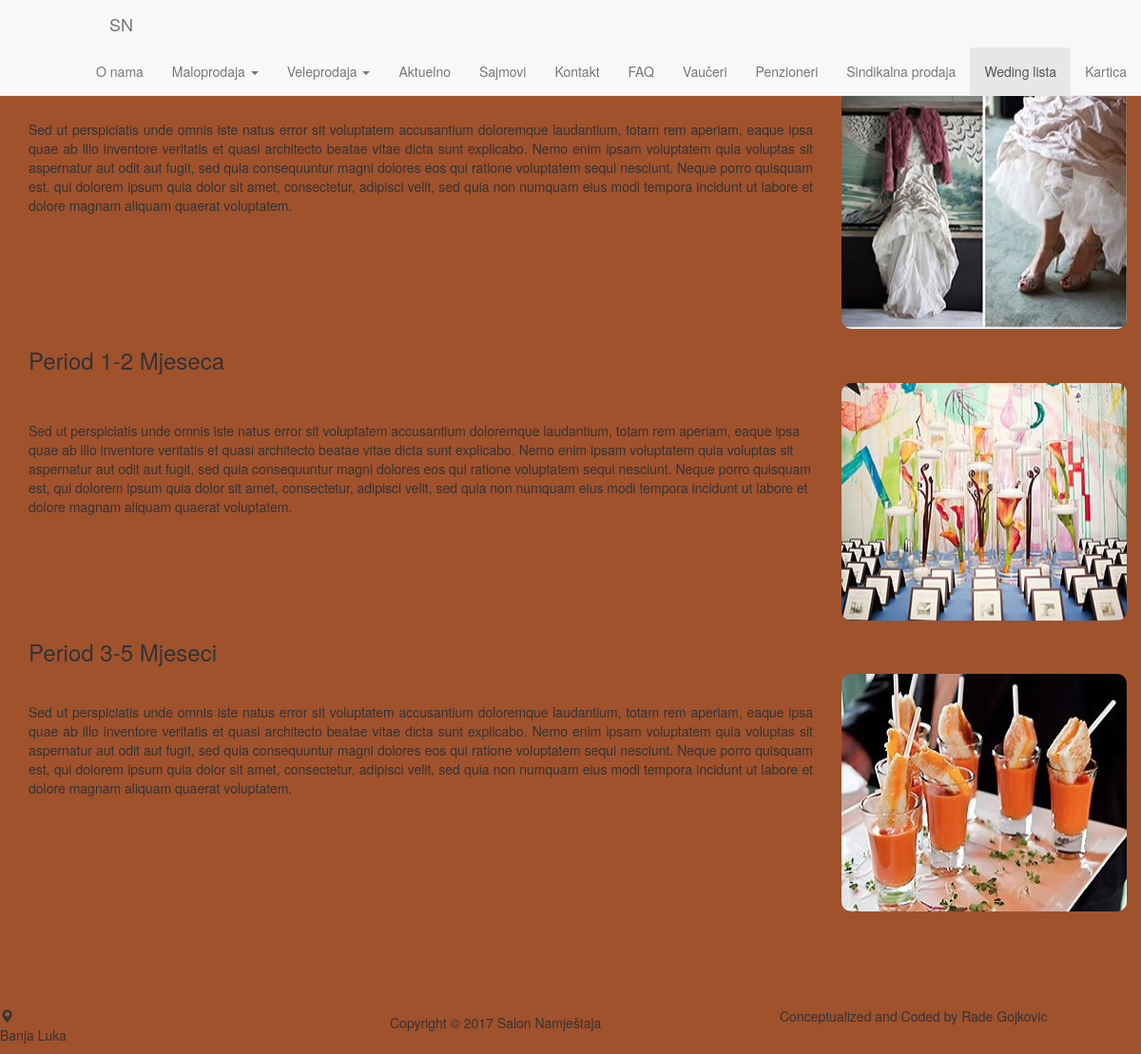
Screenshot of /weding_lista.php with the database file from the repository.
### tables this page shows
CREATE TABLE IF NOT EXISTS `weding` (
  `id_weding` int(11) NOT NULL AUTO_INCREMENT,
  `naslov3weding` text NOT NULL,
  `tekst3weding` text NOT NULL,
  `slika3weding` text NOT NULL,
  PRIMARY KEY (`id_weding`)
);

### weding_lista.php (the view, shortened to what this page needs)
<?php include 'includes/db.php'; ?>
<!doctype html>
<html>
<head>
		<link rel="stylesheet" type="text/css" href="css/bootstrap.min.css">
		<link rel="stylesheet" type="text/css" href="custom.css">
</head>
<body id="tijelo" >
<header class="navbar navbar-default navbar-fixed-top">
    <div class="">
        <a href="index.php" class="navbar-brand" style="margin-left: 100px;">SN</a>
        <ul class="nav navbar-nav navbar-right" style="margin-right: auto;">
           	<li><a href="index.php">O nama</a></li>
           	<li class="dropdown">
			  <a href="#" class="dropdown-toggle" data-toggle="dropdown" role="button" aria-haspopup="true" aria-expanded="false">Maloprodaja <span class="caret"></span></a>
			</li>
           	<li class="dropdown">
			  <a href="#" class="dropdown-toggle" data-toggle="dropdown" role="button" aria-haspopup="true" aria-expanded="false">Veleprodaja <span class="caret"></span></a>
			</li>
           	<li><a href="aktuelno.php">Aktuelno</a></li>
           	<li><a href="sajmovi.php">Sajmovi</a></li>
            <li><a href="contact.php">Kontakt</a></li>
            <li><a href="faq.php">FAQ</a></li>
            <li><a href="vauceri.php">Vaučeri</a></li>
            <li><a href="penzioneri.php">Penzioneri</a></li>
            <li><a href="sindikalna_prodaja.php">Sindikalna prodaja</a></li>
            <li class="active"><a href="weding_lista.php">Weding lista</a></li>
            <li><a href="kartica.php">Kartica</a></li>
        </ul>
    </div>
</header>
<div style="margin:auto;">
	<div class="container"><br>
		<?php
			$sel_sql = "SELECT * FROM weding ORDER BY id_weding DESC";
			$run_sql = mysqli_query($conn,$sel_sql);
			while($rows = mysqli_fetch_assoc($run_sql)){
				echo '
					<h3>'.$rows['naslov3weding'].'</h3>
					<div class="row col-sm-9">
						<p class="pull-left" style="width: 100%; margin-right: 20px; margin-top: 30px; text-align: justify">'.$rows['tekst3weding'].'</p>
					</div>
					<div class="row">
						<img src="'.$rows['slika3weding'].'" alt="sajmovi" class="pull-right" style="width: 300px; height: 250px; border-radius: 10px;">
					</div>
					';
			}
		?>
	</div>
</div>
<div style="height: 100px;"></div>
<?php include 'includes/footer.php'; ?>
</body>
</html>

### custom.css (style rules this page uses)
#tijelo { background-color: sienna; background-size: auto; }
body { margin-top:20px; }

### rows the page displays
weding: tekst3weding "Sed ut perspiciatis unde omnis iste natus error sit voluptatem accusantium doloremque laudantium, totam rem aperiam, eaque ipsa quae ab illo inventore veritatis et quasi architecto beatae vitae dicta sunt explicabo. Nemo enim ipsam voluptatem quia voluptas sit aspernatur aut odit aut fugit, sed quia consequuntur magni dolores eos qui ratione voluptatem sequi nesciunt. Neque porro quisquam est, qui dolorem ipsum quia dolor sit amet, consectetur, adipisci velit, sed quia non numquam eius modi tempora incidunt ut labore et dolore magnam aliquam quaerat voluptatem.", slika3weding (picture)
weding: naslov3weding "Period 1-2 Mjeseca", tekst3weding "Sed ut perspiciatis unde omnis iste natus error sit voluptatem accusantium doloremque laudantium, totam rem aperiam, eaque ipsa quae ab illo inventore veritatis et quasi architecto beatae vitae dicta sunt explicabo. Nemo enim ipsam voluptatem quia voluptas sit aspernatur aut odit aut fugit, sed quia consequuntur magni dolores eos qui ratione voluptatem sequi nesciunt. Neque porro quisquam est, qui dolorem ipsum quia dolor sit amet, consectetur, adipisci velit, sed quia non numquam eius modi tempora incidunt ut labore et dolore magnam aliquam quaerat voluptatem.", slika3weding (picture)
weding: naslov3weding "Period 3-5 Mjeseci", tekst3weding "Sed ut perspiciatis unde omnis iste natus error sit voluptatem accusantium doloremque laudantium, totam rem aperiam, eaque ipsa quae ab illo inventore veritatis et quasi architecto beatae vitae dicta sunt explicabo. Nemo enim ipsam voluptatem quia voluptas sit aspernatur aut odit aut fugit, sed quia consequuntur magni dolores eos qui ratione voluptatem sequi nesciunt. Neque porro quisquam est, qui dolorem ipsum quia dolor sit amet, consectetur, adipisci velit, sed quia non numquam eius modi tempora incidunt ut labore et dolore magnam aliquam quaerat voluptatem.", slika3weding (picture)
